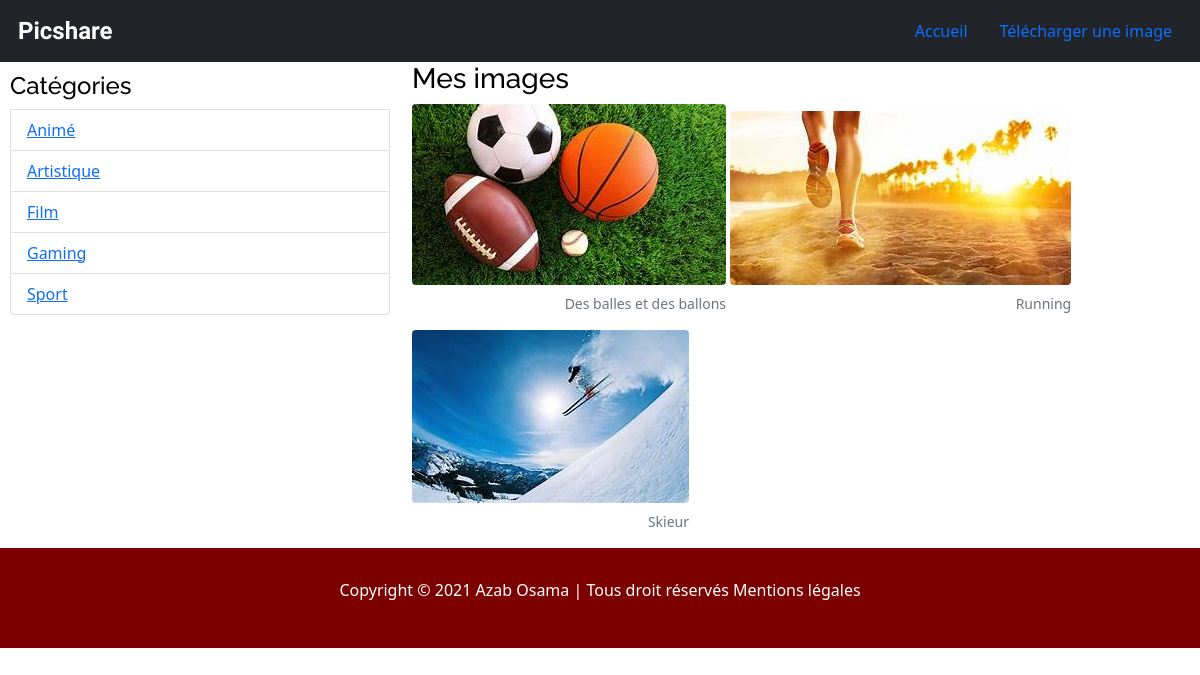
The app's page /categories/Sport/pictures, older data.
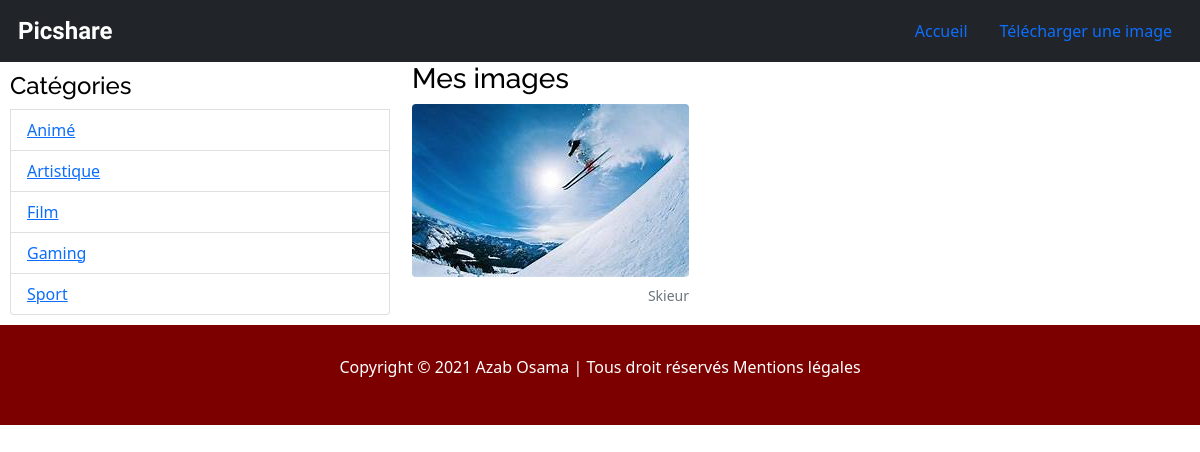
The same page, newer data.
### tables this page shows
CREATE TABLE categories
               (id INTEGER PRIMARY KEY AUTOINCREMENT,
                name VARCHAR(200) NOT NULL);

CREATE TABLE pictures
               (id INTEGER PRIMARY KEY AUTOINCREMENT,
                path VARCHAR(250),
                title VARCHAR(200),
                description VARCHAR(200),
                creation_date datetime default (datetime(current_timestamp)),
                category_id INTEGER,
                CONSTRAINT fk_categories
                FOREIGN KEY (category_id)
                REFERENCES categories(category_id));

### app.py (the view)
@app.route('/categories/<name_cat>/pictures')
def pictures_by_cat(name_cat):
    db=get_db()
    pictures = db.execute("""SELECT pictures.id, path, title
                          FROM pictures
                          LEFT JOIN categories ON pictures.category_id = categories.id
                          WHERE categories.name = ?
                          ORDER BY creation_date DESC""", [name_cat])
    categories = db.execute("SELECT name FROM categories ORDER BY name")
    my_categories = categories.fetchall()
    return render_template('index.html', all_pictures=pictures, all_categories=my_categories)

### app.py (called while the page is built)
def get_db():
    db = getattr(g, '_database', None)
    if db is None:
        db = g._database = sqlite3.connect(DATABASE)
    return db

### templates/index.html (shortened to what this page needs)
<!DOCTYPE html lang="fr">
<html>
<head>
    <link rel="stylesheet " type="text/css " href="{{ url_for('static', filename='bootstrap-5.0.0-beta2-dist/css/bootstrap.min.css') }}">
    <link rel="stylesheet " type="text/css " href="{{ url_for('static', filename='css/layout.css') }}">
</head>
<body>
    <div class="menu">
        {% include 'partials/nav.html' %}
    </div>
    <div class="container-fluid">
        {% block container %}
        <div class="row">
            {% include 'partials/categories.html' %}
            <div class="clearfix col-8">
                <h3>Mes images</h3>
                {% for picture in all_pictures %}
                <figure class="figure">
                    <a href="{{url_for('show_picture', id=picture[0])}}"><img src="{{ url_for('static', filename=config['UPLOAD_FOLDER']) }}/{{ picture[1] }} " class="figure-img img-fluid rounded " alt="{{picture[1]}}"></a>
                    <figcaption class="figure-caption text-end ">{{picture[2]}}</figcaption>
                </figure>
                {% endfor %}
            </div>
        </div>
        {% endblock %}
    </div>
    <footer class="footer ">
        <p class="footer-text ">Copyright © 2021 Azab Osama | Tous droit réservés Mentions légales</p>
    </footer>
</body>
</html>

### templates/partials/nav.html
<nav class="navbar navbar-dark bg-dark">
    <div class="container-fluid">
        <a class="navbar-brand logo_title title" href="{{url_for('index')}}">
            <img src="https://img.icons8.com/windows/64/ffffff/controller.png" alt="" class="d-inline align-top"> Picshare
        </a>
        <ul class="nav justify-content-end">
            <li class="nav-item">
                <a class="nav-link active" aria-current="page" href="{{url_for('index')}}">Accueil</a>
            </li>
            <li class="nav-item">
                <a class="nav-link" href="{{url_for('upload')}}">Télécharger une image</a>
            </li>
        </ul>
    </div>
</nav>

### templates/partials/categories.html
<aside class="container-sm categories col-4">
    <ul class="list-group" id="nav">
        <li>
            <h4>Catégories</h4>
        </li>
        {% for category in all_categories %}
        <li class="list-group-item"><a href="{{url_for('pictures_by_cat', name_cat=category[0])}}">{{category[0]}}</a>
        </li>
        {% endfor %}
    </ul>
</aside>

### static/css/layout.css (style rules this page uses)
* { margin: 0; padding: 0; font: 'Raleway', sans-serif; color: black; }
h1, h2, h3, h4, h5, h6 { font-family: 'Raleway', sans-serif; }
.menu { width: 100%; background-color: black; color: white; display: block; }
.menu li { color: white; }
.title { font-family: 'DotGothic16', sans-serif; font-weight: bold; font-size: 1.5em; }
.categories { padding: 10px; }
.footer { height: 100px; width: 100%; background-color: #7c0000; display: flex; }
.footer-text { display: flex; align-items: center; justify-content: center; width: 100%; color: #ffffff; }

Row changes from the older to the newer data that the page shows:
removed pictures: path (picture), title "Des balles et des ballons"
removed pictures: path (picture), title "Running"
